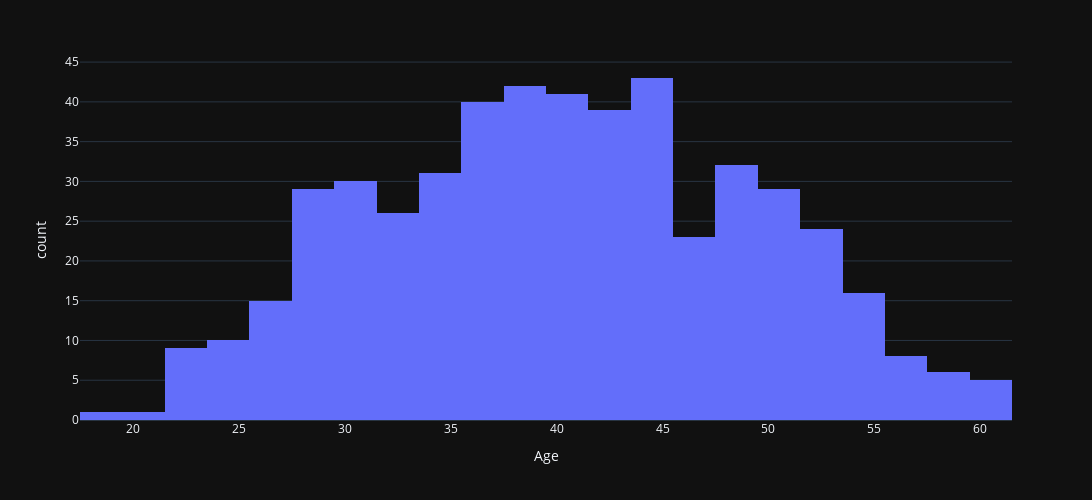

Notebook code cell kept with this figure:
### Markdown cell above
## Visitor Characteristics

### Code cell
fig = px.histogram(df_clicked, x='Age',
                   template='plotly_dark', width=1200, height=500)
fig.show()

### Figure 1 — Plotly figure (JSON) as saved in the notebook; plotly's stock layout.template omitted (floating-point values rounded to 4 significant figures; data arrays with more than 128 entries replaced by an {"elided": "..."} marker saying what was removed)
{"data": [{"alignmentgroup": "True", "bingroup": "x", "hovertemplate": "Age=%{x}<br>count=%{y}<extra></extra>", "legendgroup": "", "marker": {"color": "#636efa", "pattern": {"shape": ""}}, "name": "", "offsetgroup": "", "orientation": "v", "showlegend": false, "type": "histogram", "x": {"elided": "500 int values"}, "xaxis": "x", "yaxis": "y"}], "layout": {"barmode": "relative", "height": 500, "legend": {"tracegroupgap": 0}, "margin": {"t": 60}, "width": 1200, "xaxis": {"anchor": "y", "domain": [0, 1], "title": {"text": "Age"}}, "yaxis": {"anchor": "x", "domain": [0, 1], "title": {"text": "count"}}}}
